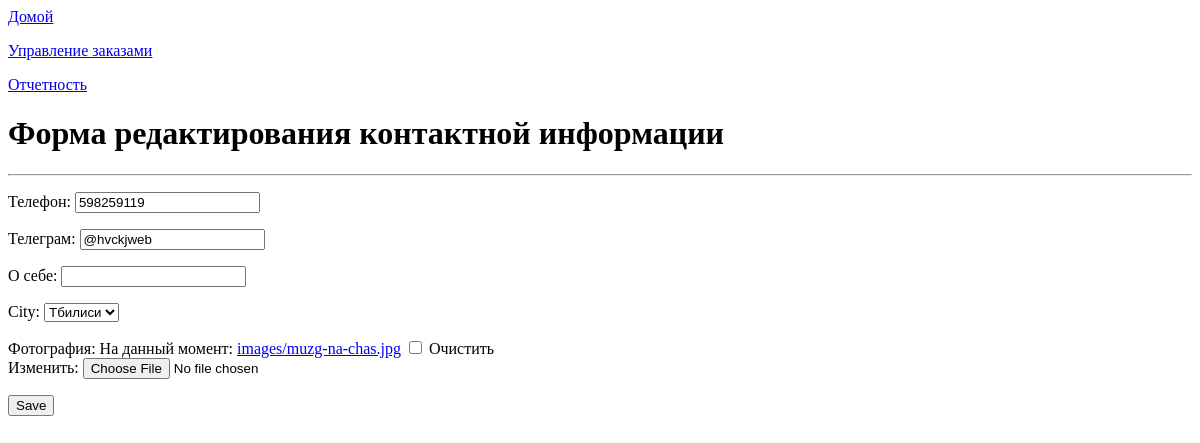
Page /update-user/51 on the earlier database version.
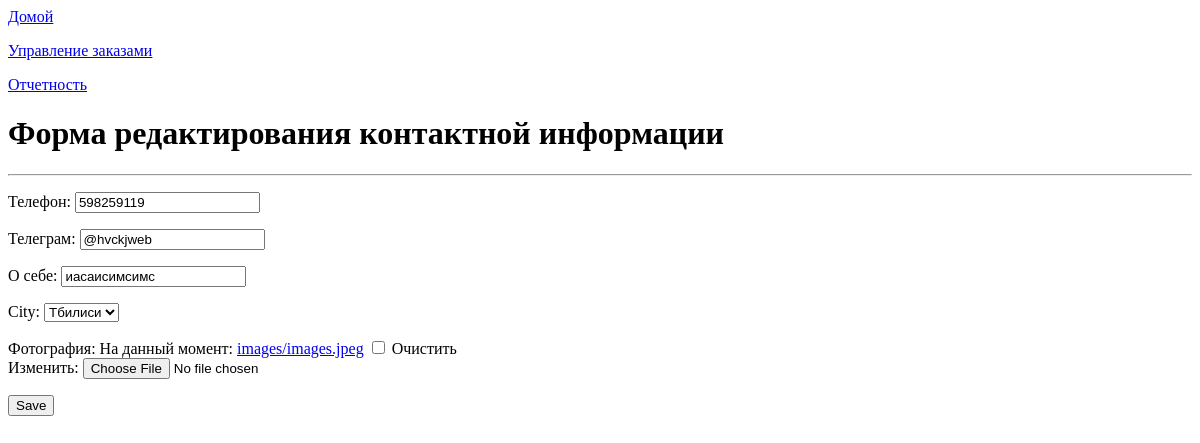
Same page on the later database version.
### app_site/models.py (models this page shows, shortened)
class RepairerList(models.Model):
    phone = models.CharField(validators=[phoneNumberRegex], max_length=16, unique=True, verbose_name='Телефон',
                             null=True, blank=True,)
    telegram = models.CharField(max_length=25, unique=True, verbose_name='Телеграм',
                             null=True, blank=True, )
    city = models.CharField(max_length=2, choices=CITY_CHOICES, default='TB')
    profile = models.CharField(max_length=1500, null=True, blank=True, verbose_name='О себе:')
    foto = models.ImageField(upload_to="images/", null=True, blank=True, verbose_name='Фотография:')
    rating_sum = models.IntegerField(default=0, blank=True, null=True)
    rating_num = models.IntegerField(default=0, blank=True, null=True)
    user = models.OneToOneField(User, on_delete=models.CASCADE, blank=True, null=True)
    class Meta:
        verbose_name = 'Мастера'
        verbose_name_plural = 'Мастера'

### app_site/views.py (the view, shortened to what this page needs)
# urls.py: path('update-user/<int:pk>', RepaierUpdate.as_view(), name='update-user'),
class RepaierUpdate(UpdateView):
    model = RepairerList
    template_name = 'repaier_create.html'
    form_class = RepairerForm

### app_site/forms.py
class RepairerForm(forms.ModelForm):
    class Meta:
        model = RepairerList
        fields = ['phone', 'city', 'foto']

### templates/repaier_create.html (shortened to what this page needs)
{% extends 'flatpages/default.html' %}
{% block body %}
<h1>Форма редактирования контактной информации</h1>
<hr>
<form action="" method="post" enctype="multipart/form-data">
    {{ form.as_p }}
    <input type="submit" value="Save" />
</form>
{% endblock body %}

### templates/flatpages/default.html (shortened to what this page needs)
{% load static %}
<html>
<head>
</head>
<body>
<p><a href="{% url 'home' %}">Домой</a></p>
<p><a href="{% url 'list_order' %}">Управление заказами</a></p>
<p><p><a href="{% url 'stat' %}">Отчетность</a></p>
{% block body %}
{% endblock body%}
</body></html>

Differences in the rows shown:
changed RepairerList "@hvckjweb": profile (not shown) → "иасаисимсимс"
Other differences:
text no longer shown: "Телефон: Телеграм: О себе: City: Фотография: На данный момент: images/muzg-na-chas.jpg Очистить Изменить:"
text now shown: "Телефон: Телеграм: О себе: City: Фотография: На данный момент: images/images.jpeg Очистить Изменить:"
